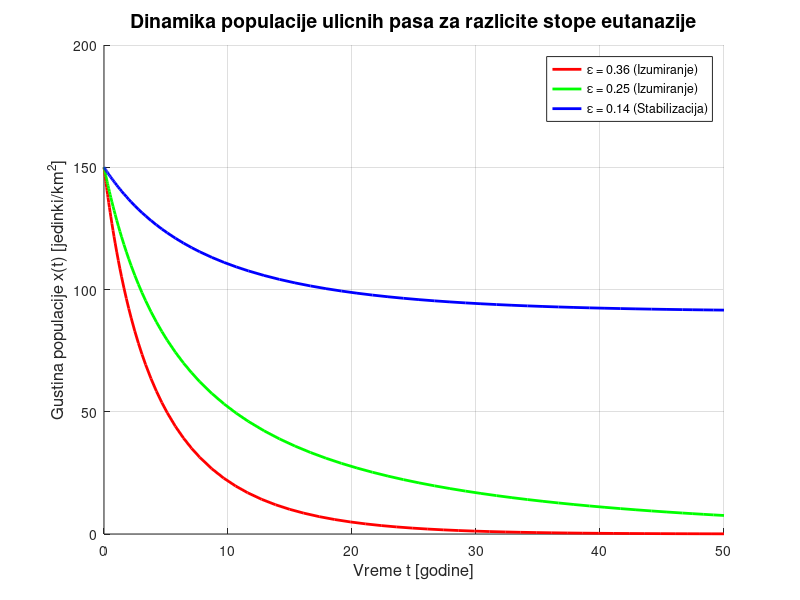

The MATLAB script that drew this image:
% Simulacija logistickog modela sa eutanazijom
clear all; clc; close all;

% Definisanje parametara modela
r = 0.22;   % Inherentna stopa rasta (0.34 - 0.12)
K = 250;    % Granicni kapacitet stanista
tspan = [0 50]; % Vremenski period simulacije (50 godina)
x0 = 150;   % Pretpostavljena pocetna gustina populacije pasa

% Vrednosti parametra epsilon
epsilons = [0.36, 0.25, 0.14];
boje = {'r', 'g', 'b'}; % Crvena, zelena, plava boja za grafike

figure;
hold on;

% Petlja koja prolazi kroz sve tri vrednosti epsilon i resava jednacinu
for i = 1:length(epsilons)
    eps = epsilons(i);
    
    % Definisanje diferencijalne jednacine: dx/dt = (r-eps)*x - (r/K)*x^2
    [t, x] = ode45(@(t, x) (r - eps)*x - (r/K)*x^2, tspan, x0);
    
    % Crtanje grafika
    plot(t, x, boje{i}, 'LineWidth', 2);
end

% Uredjivanje grafika 
xlabel('Vreme t [godine]', 'FontSize', 12);
ylabel('Gustina populacije x(t) [jedinki/km^2]', 'FontSize', 12);
title('Dinamika populacije ulicnih pasa za razlicite stope eutanazije', 'FontSize', 14);
legend('\epsilon = 0.36 (Izumiranje)', '\epsilon = 0.25 (Izumiranje)', '\epsilon = 0.14 (Stabilizacija)', 'Location', 'Best');
grid on;

saveas(gcf, 'grafik_pasa.png');
